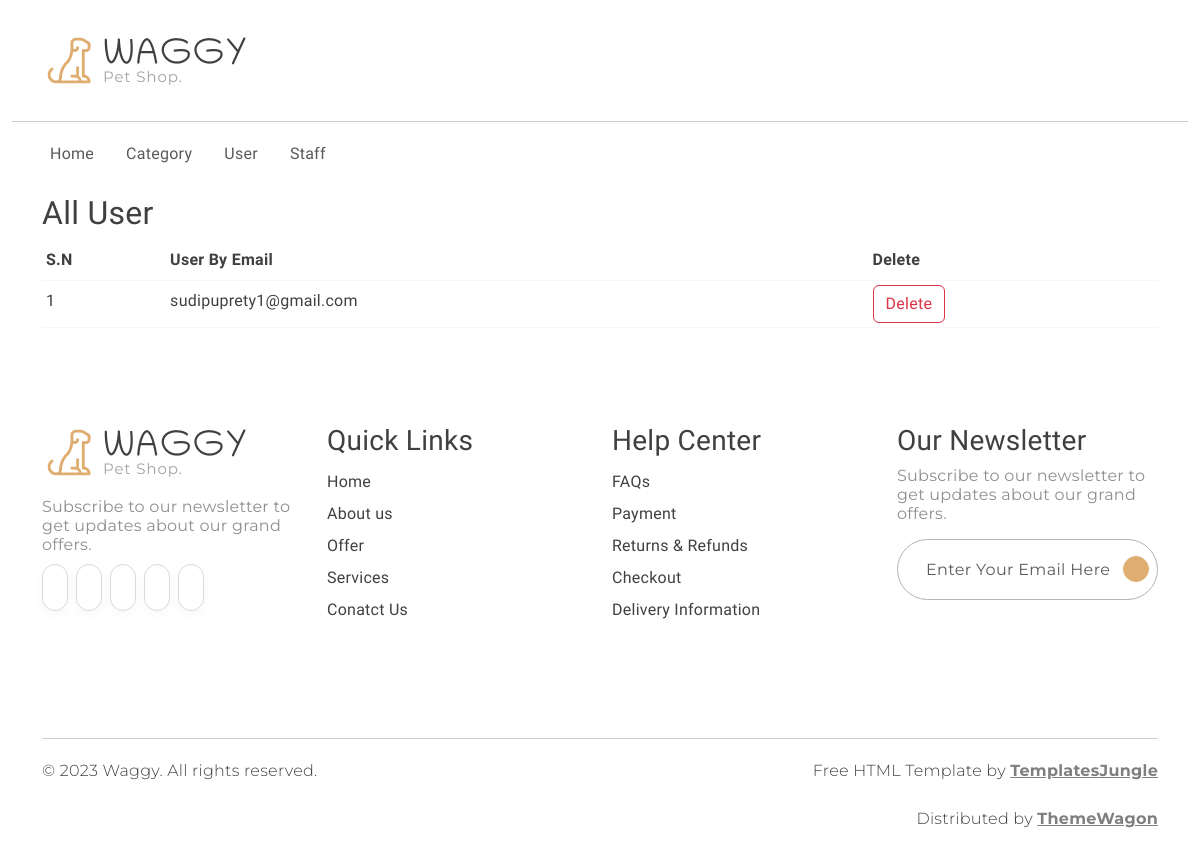
Before: /view_user with the older database file.
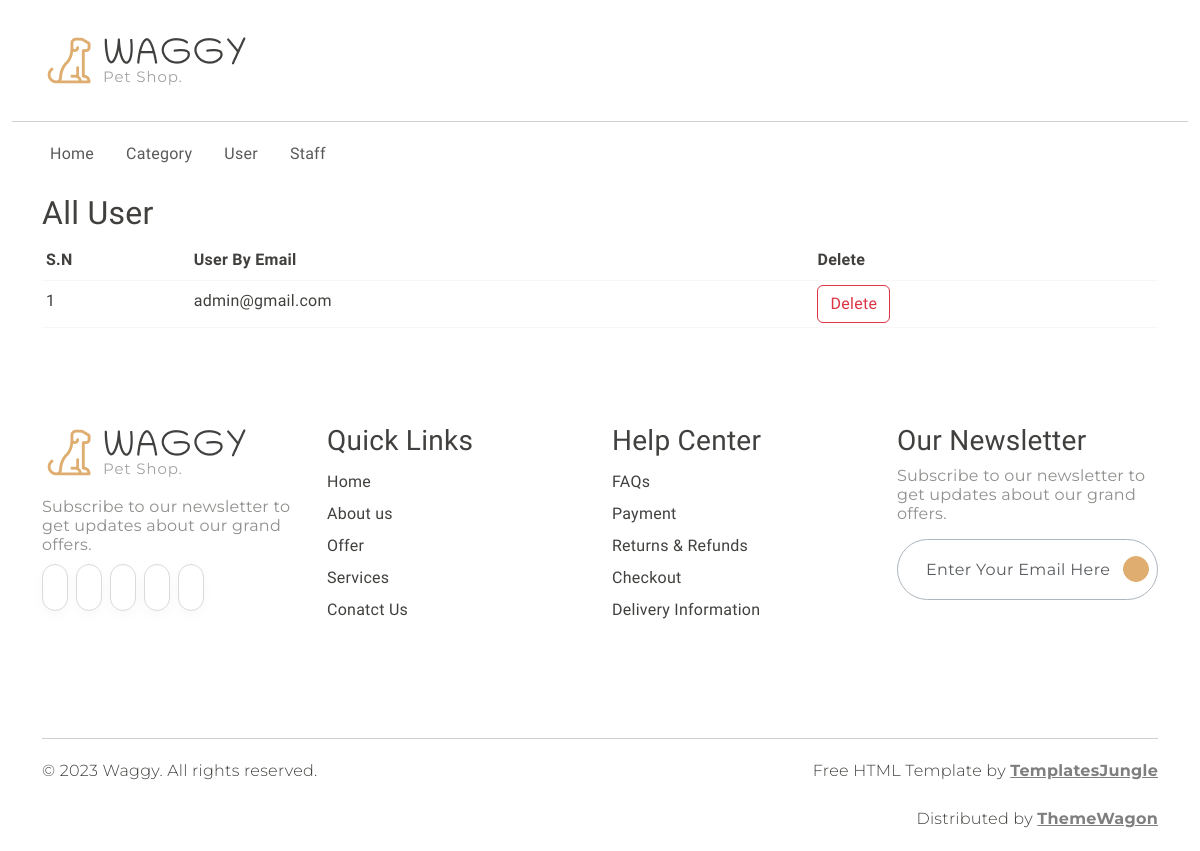
After: the same page with the newer database file.
### shop/user/models.py (models this page shows)
class User(db.Model, UserMixin):
    id = db.Column(db.Integer, primary_key = True)
    email = db.Column(db.String(20), unique=True, nullable=False)
    password = db.Column(db.String(80), nullable=False)

### shop/admin/routes.py (the view)
@app.route('/view_user')
def viewuser():
    all_users = User.query.all()
    return render_template('admin/view_user.html', all_users=all_users)

### shop/templates/admin/view_user.html (shortened to what this page needs)
{% extends 'base.html'%}
{% block body %}
{% include 'admin/navbar.html'%}
  <div class="container">
    <h2>All User</h2>
    <table class="table table-sm">
      <thead>
        <th>S.N</th>
        <th>User By Email</th>
        <th>Delete</th>
      </thead>
      <tbody>
      {% for user in all_users %}
        <tr>
          <td>{{loop.index}}</td>
          <td>{{user.email}}</td>
          <td><a href="/delete_user/{{ user.id }}" class="btn btn-outline-danger">Delete</a></td>
        </tr>
        {% endfor %}
      </tbody>
    </table>
  </div>
      {% include 'footer.html' %}
{% endblock body %}

Changed rows visible on the page:
changed User: email "sudipuprety1@gmail.com" → "admin@gmail.com"
